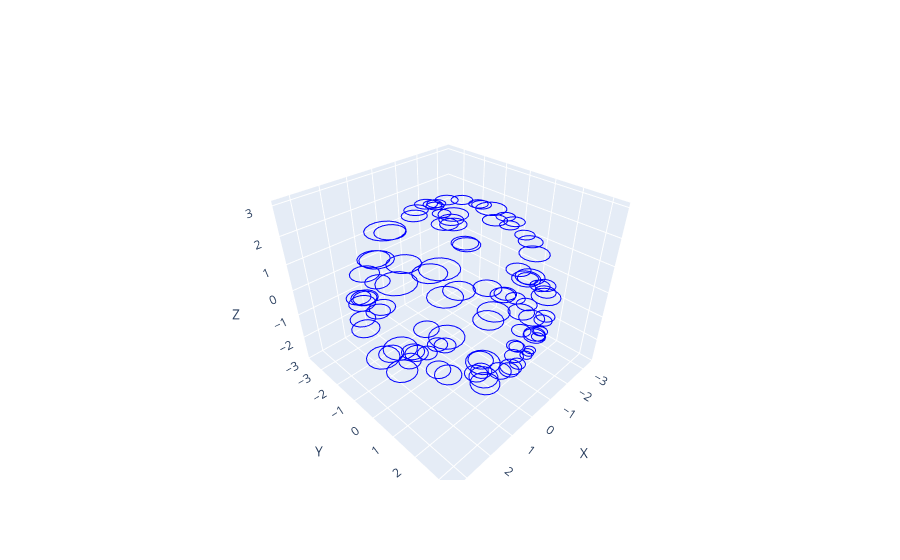

Here is the notebook cell this chart was saved with:
### Code cell
fig = go.Figure()

for point, rayon in zip(points, rayons):
    add_circle(point, rayon, [0,0,0], fig)

fig.update_layout(scene=dict(xaxis=dict(title="X"),
                             yaxis=dict(title="Y"),
                             zaxis=dict(title="Z")),
                  showlegend=False)

# Show the figure
fig.show()
